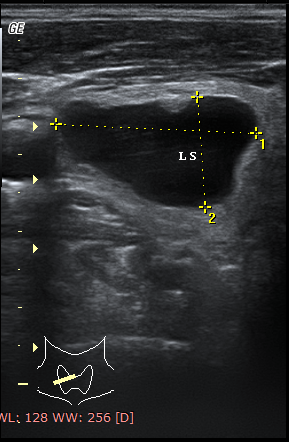
#> input picture img_1.png, 289 x 442 px, found by its file name
$ jupyter execute medianAndMinFilter_manuallycoding.ipynb
#> lines starting #> are read from the running program, lines starting #| are printed output that depends on the picture
[cell 1]
"""
This source code is created by Pulung Hendro Prastyo
February,24,2020

Universitas Gadjah Mada,
Faculty of Engineering,
Department of Electrical and Information Technology Engineering
"""

#Import packages
import numpy as np
import cv2
from matplotlib import pyplot as plt
#take an image from library
image='image/img_1.png'
#convert color to grayscale
img = cv2.imread(image, cv2.IMREAD_GRAYSCALE)
#> img: shape (442, 289); min 0, max 255, mean 45.3
real_image = cv2.imread(image)
#> real_image is the input picture: shape (442, 289, 3); mean B, G, R 47.1, 45.7, 44.6
# default color of python is BGR, so we have to convert to RGB
real_image = cv2.cvtColor(real_image, cv2.COLOR_BGR2RGB)


#function of  median filter
def median_filter(img):

    #Median Filter
    img_out_median = img.copy()

    height = img.shape[0]
#> height = 442
    width = img.shape[1]
#> width = 289

    for i in np.arange(3, height-3):
        for j in np.arange(3, width-3):
            neighbors = []
            for k in np.arange(-3, 4):
                for l in np.arange(-3, 4):
                    a = img.item(i+k, j+l)
                    neighbors.append(a)
            neighbors.sort()
            median = neighbors[24]
            b = median
            img_out_median.itemset((i,j), b)
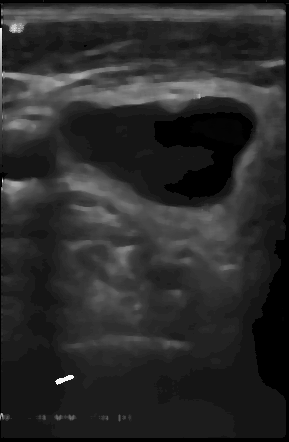
#> img_out_median: shape (442, 289); min 0, max 247, mean 42.8
    return img_out_median

#function of min filter
def min_filter(img):
    #Min Filter
    img1 = img
    img_out_min = img1.copy()

    height = img1.shape[0]
#> height = 442
    width = img1.shape[1]
#> width = 289

    for i in np.arange(3, height-3):
        for j in np.arange(3, width-3):
            min = 255
            for k in np.arange(-3, 4):
                for l in np.arange(-3, 4):
                    a = img1.item(i+k, j+l)
                    if a < min:
                        min = a
            b = min
            img_out_min.itemset((i,j), b)
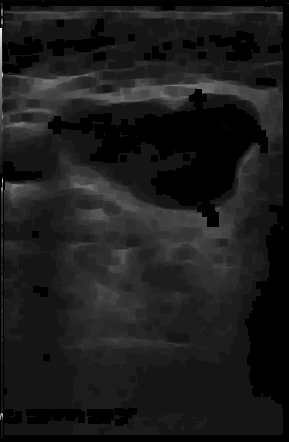
#> img_out_min: shape (442, 289); min 0, max 243, mean 27.3
    return img_out_min


#call median filter
median_f = median_filter(img)

#call min filter
min_f = min_filter(img)

#call min filter using a median image
median_min_f = min_filter(median_f)
#> after the loop in min_filter (call 2), `for i in np.arange(3, height-3):`:
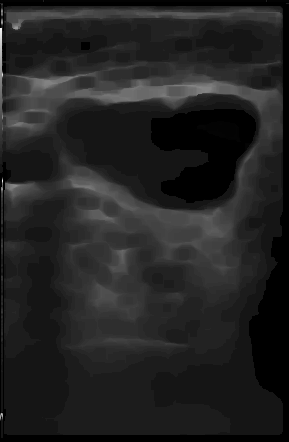
#> img_out_min: shape (442, 289); min 0, max 243, mean 34.4


#show images
plt.figure(figsize=(11,6))
plt.subplot(131)
plt.imshow(real_image,cmap='gray')
plt.title('Original Image')

plt.subplot(132)
plt.imshow(img,cmap='gray')
plt.title('Grayscale Image')

plt.subplot(133)
plt.imshow(median_f,cmap='gray')
plt.title('Median Filter')
plt.show()
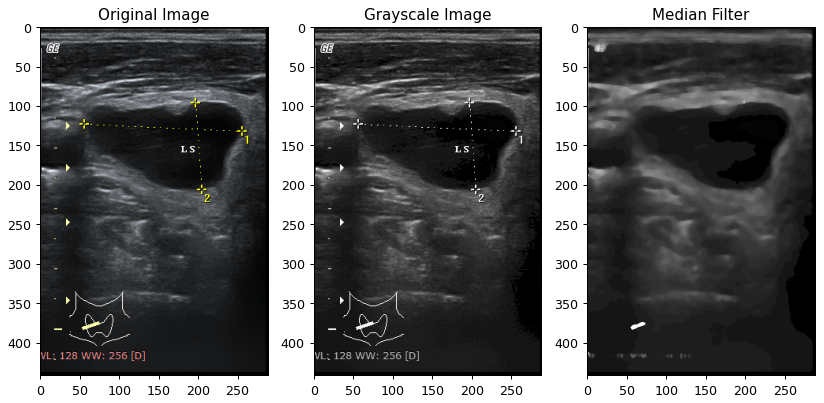
#> figure drawn by matplotlib, 3 panels

plt.figure(figsize=(11,6))
plt.subplot(131)
plt.imshow(min_f,cmap='gray')
plt.title('Min Filter')

plt.subplot(132)
plt.imshow(median_min_f,cmap='gray')
plt.title('Median + Min Filter (My Purpose)')
plt.show()

$ run again, with img_2.png copied over img_1.png
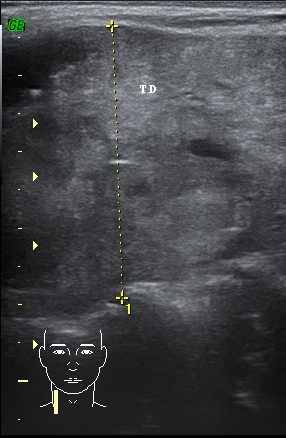
#> input picture img_2.png, 286 x 438 px, found by its file name
#> real_image is the input picture: shape (438, 286, 3); mean B, G, R 70.5, 67.7, 65.7
#> after the loop in min_filter (call 2), `for i in np.arange(3, height-3):`:
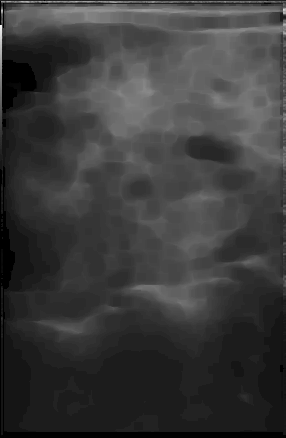
#> img_out_min: shape (438, 286); min 0, max 243, mean 58.5
#> `plt.show()`:
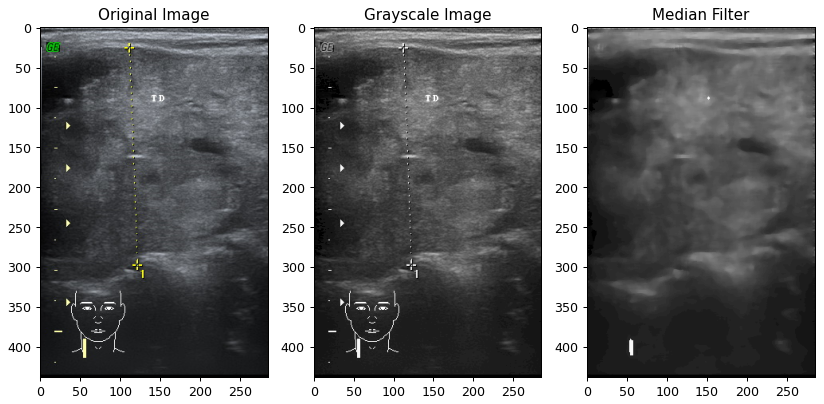
#> figure drawn by matplotlib, 3 panels

$ run again, with img_3.png copied over img_1.png
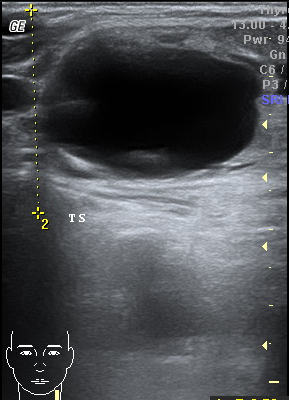
#> input picture img_3.png, 289 x 400 px, found by its file name
#> real_image is the input picture: shape (400, 289, 3); mean B, G, R 81.2, 77.6, 75.6
#> after the loop in min_filter (call 2), `for i in np.arange(3, height-3):`:
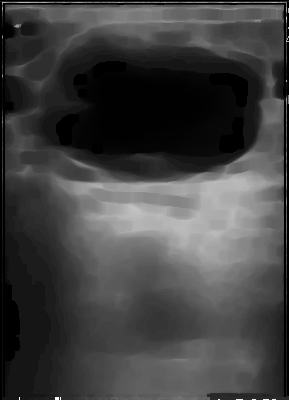
#> img_out_min: shape (400, 289); min 0, max 255, mean 65.6
#> `plt.show()`:
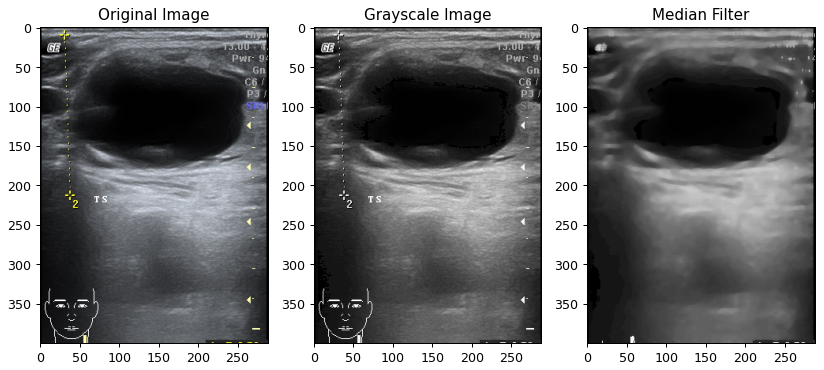
#> figure drawn by matplotlib, 3 panels
